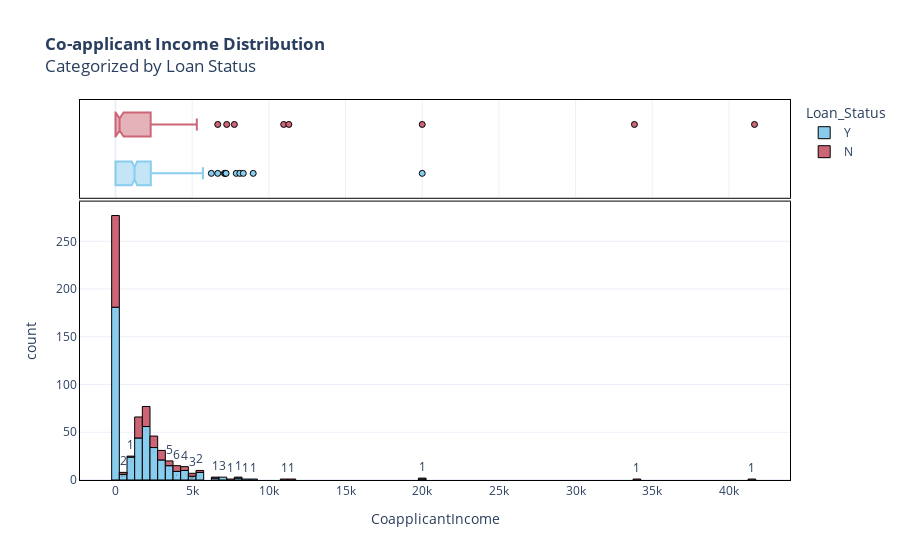

Notebook cell for this chart:
### Markdown cell above
*b.) Co-applicant Income*

### Code cell
# Create a histogram
fig = px.histogram(loan_df, x="CoapplicantIncome", color="Loan_Status", text_auto=True, color_discrete_sequence=discrete_color_scheme, marginal="box", title="<b>Co-applicant Income Distribution</b><br>Categorized by Loan Status")

# Add borders to the bars
fig.update_traces(marker_line_width=1,marker_line_color="black")
# Add borders to the plot
fig.update_xaxes(showline=True,
         linecolor='black',
         mirror=True)
fig.update_yaxes(showline=True,
         linecolor='black',
         mirror=True)

# Show the histogram
fig.show()

### Figure 1 — Plotly figure (JSON) as saved in the notebook; plotly's stock layout.template omitted (floating-point values rounded to 4 significant figures; data arrays with more than 128 entries replaced by an {"elided": "..."} marker saying what was removed)
{"data": [{"alignmentgroup": "True", "bingroup": "x", "hovertemplate": "Loan_Status=Y<br>CoapplicantIncome=%{x}<br>count=%{y}<extra></extra>", "legendgroup": "Y", "marker": {"color": "rgb(136, 204, 238)", "line": {"color": "black", "width": 1}, "pattern": {"shape": ""}}, "name": "Y", "offsetgroup": "Y", "orientation": "v", "showlegend": true, "texttemplate": "%{value}", "type": "histogram", "x": {"elided": "422 float values"}, "xaxis": "x", "yaxis": "y"}, {"alignmentgroup": "True", "hovertemplate": "Loan_Status=Y<br>CoapplicantIncome=%{x}<extra></extra>", "legendgroup": "Y", "marker": {"color": "rgb(136, 204, 238)", "line": {"color": "black", "width": 1}}, "name": "Y", "notched": true, "offsetgroup": "Y", "showlegend": false, "type": "box", "x": {"elided": "422 float values"}, "xaxis": "x2", "yaxis": "y2"}, {"alignmentgroup": "True", "bingroup": "x", "hovertemplate": "Loan_Status=N<br>CoapplicantIncome=%{x}<br>count=%{y}<extra></extra>", "legendgroup": "N", "marker": {"color": "rgb(204, 102, 119)", "line": {"color": "black", "width": 1}, "pattern": {"shape": ""}}, "name": "N", "offsetgroup": "N", "orientation": "v", "showlegend": true, "texttemplate": "%{value}", "type": "histogram", "x": {"elided": "192 int values"}, "xaxis": "x", "yaxis": "y"}, {"alignmentgroup": "True", "hovertemplate": "Loan_Status=N<br>CoapplicantIncome=%{x}<extra></extra>", "legendgroup": "N", "marker": {"color": "rgb(204, 102, 119)", "line": {"color": "black", "width": 1}}, "name": "N", "notched": true, "offsetgroup": "N", "showlegend": false, "type": "box", "x": {"elided": "192 int values"}, "xaxis": "x2", "yaxis": "y2"}], "layout": {"barmode": "relative", "legend": {"title": {"text": "Loan_Status"}, "tracegroupgap": 0}, "title": {"text": "<b>Co-applicant Income Distribution</b><br>Categorized by Loan Status"}, "xaxis": {"anchor": "y", "domain": [0, 1], "linecolor": "black", "mirror": true, "showline": true, "title": {"text": "CoapplicantIncome"}}, "xaxis2": {"anchor": "y2", "domain": [0, 1], "linecolor": "black", "matches": "x", "mirror": true, "showgrid": true, "showline": true, "showticklabels": false}, "yaxis": {"anchor": "x", "domain": [0, 0.7326], "linecolor": "black", "mirror": true, "showline": true, "title": {"text": "count"}}, "yaxis2": {"anchor": "x2", "domain": [0.7426, 1], "linecolor": "black", "matches": "y2", "mirror": true, "showgrid": false, "showline": true, "showticklabels": false, "ticks": ""}}}
